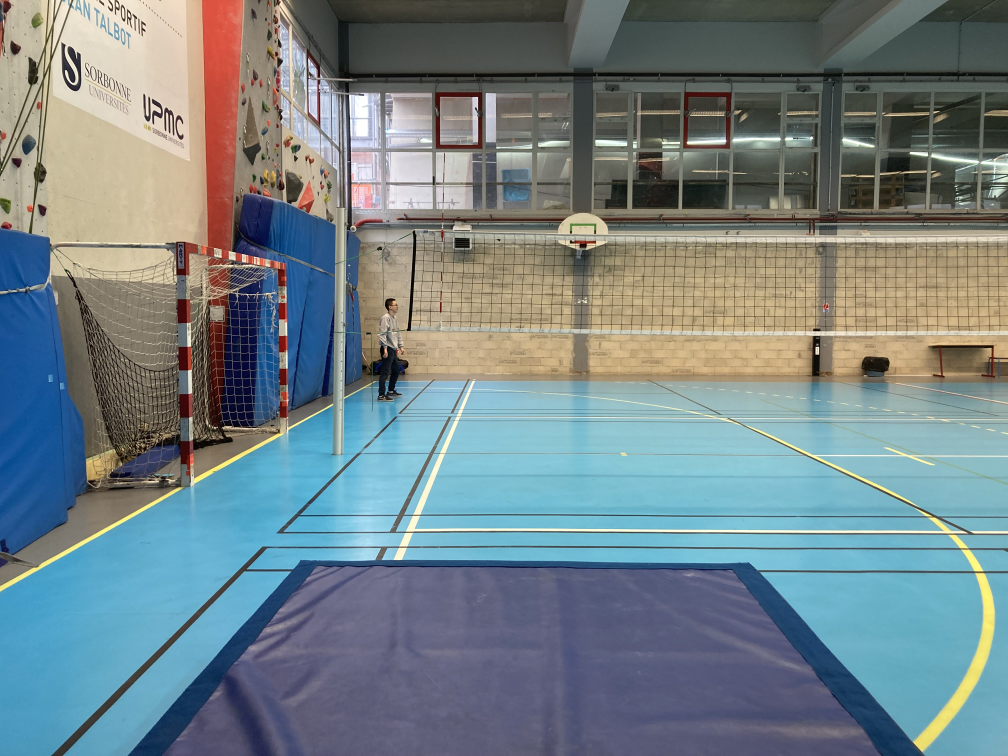
#> input picture ressources/MatImages/IMG_1.jpg, 4032 x 3024 px (shown at 1/4 size)
$ python -i replacement.py   (imports and definitions only)
#> lines starting #> are read from the running program, lines starting #| are printed output that depends on the picture; after the words box and inside, x2 and y2 are one past the last pixel; in counts of white or black regions, pixels touching at a corner belong together
#> further down, picture is the input picture: shape (3024, 4032, 3); mean B, G, R 135.6, 131.2, 116
import sys
import time
import cv2
import numpy as np
import pyttsx3

def preprocess(frame):
    blurred = cv2.GaussianBlur(frame, (21,21), 0)
    return blurred

# [25 lines left out: functions normalize_intensity, gamma_correction, getBlue, not called in this run]

def detect_mat(frame):
    preprocessed_frame = preprocess(frame)

    lower_blue = np.array([80, 0, 0])
    upper_blue = np.array([255, 100, 100])

    mask = cv2.inRange(preprocessed_frame, lower_blue, upper_blue)
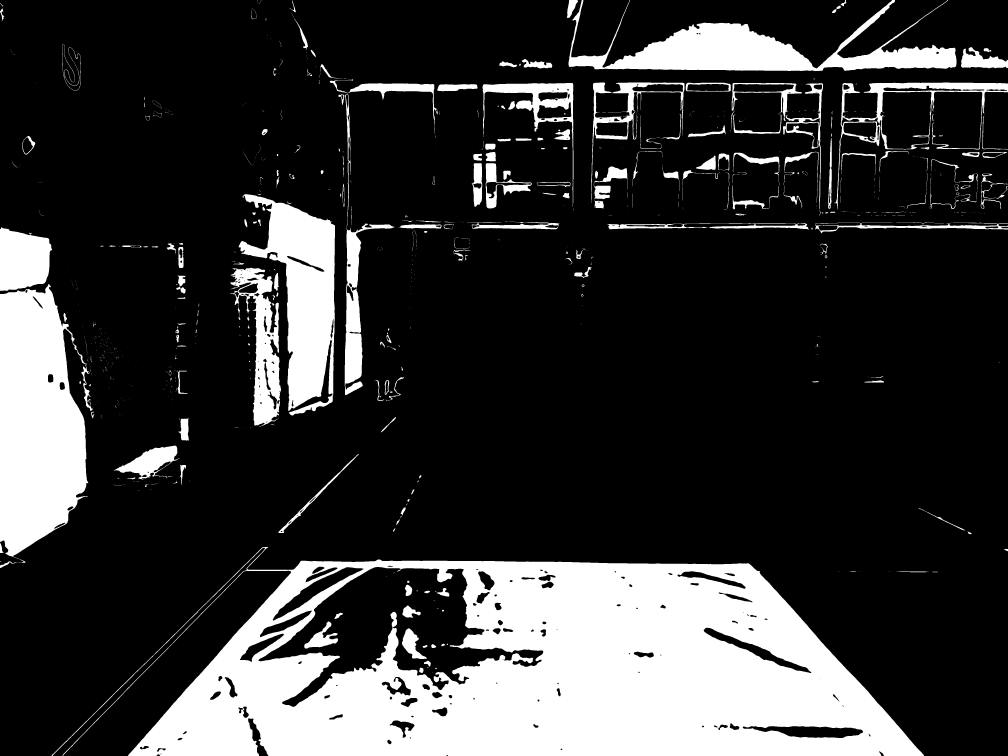
#> mask: shape (3024, 4032) (shown at 1/4 size); 21.3% white; 1132 white regions (848 under 20 px), largest, box (x1, y1, x2, y2) and area: (206, 2188, 3696, 3024) 1592295, (0, 1137, 372, 2251) 292100, (955, 777, 1340, 1662) 159372

    kernel = np.ones((9, 9), np.uint8)

    mask = cv2.morphologyEx(mask, cv2.MORPH_CLOSE, kernel)
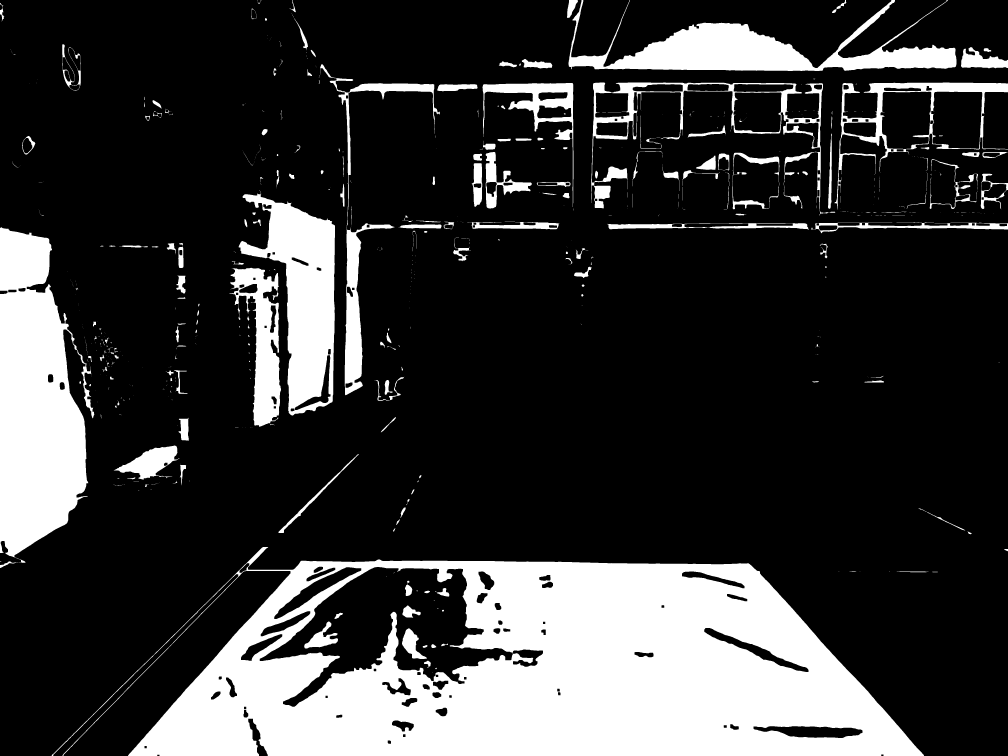
#> mask: shape (3024, 4032) (shown at 1/4 size); 21.8% white; 732 white regions (496 under 20 px)

    contours, _ = cv2.findContours(mask, cv2.RETR_EXTERNAL, cv2.CHAIN_APPROX_SIMPLE)
#> contours = 697 contours, 524 with area under 20; largest, box (x1, y1, x2, y2) and area: (206, 2188, 3696, 3024) 1935066, (0, 908, 378, 2251) 336799, (955, 761, 1340, 1662) 169048, (2274, 0, 3826, 284) 151203, (3338, 330, 4032, 839) 130810

    contour_mask = np.zeros_like(mask)

    area_size = 10000
    max_contour = None
    max_contour_area = 0

    for contour in contours:
        area = cv2.contourArea(contour)

        if area > area_size:

            M = cv2.moments(contour)
            cX = int(M["m10"] / M["m00"])
            cY = int(M["m01"] / M["m00"])

            if max_contour is None:
                cv2.drawContours(contour_mask, [contour], -1, (255), -1)
                max_contour = contour
                max_contour_area = area
            else:
                max_cX = int(cv2.moments(max_contour)["m10"] / cv2.moments(max_contour)["m00"])
                max_cY = int(cv2.moments(max_contour)["m01"] / cv2.moments(max_contour)["m00"])
                distance_to_max = np.sqrt((cX - max_cX) ** 2 + (cY - max_cY) ** 2)

                if distance_to_max < 1000:
                    max_contour_area += area
                    cv2.drawContours(contour_mask, [contour], -1, (255), -1)
#> this loop made 697 passes
#> (area, cX, cY, distance_to_max) on passes 45, 271, 323, 327, 328, 329, 438, 536, 628, 630, 631, 646: (16345, 603, 1847, 1705.7), (61849, 1050, 1366, 1672.3), (336799, 140, 1606, 2227.5), (13677.5, 2845, 903, 1918.8), (36608.5, 1416, 1248, 1576.7), (13315, 3641, 904, 2345.8), (169047.5, 1217, 1194, 1718.4), (13601, 1996, 729, 1943.6), (37266, 2171, 411, 2260.2), (130809.5, 3687, 463, 2720.1), (119287, 2814, 460, 2323.4), (15671, 1511, 397, 2347.3)
#> (area, cX, cY, max_contour_area) on pass 10: (1935066.5, 2097, 2670, 1935066.5)
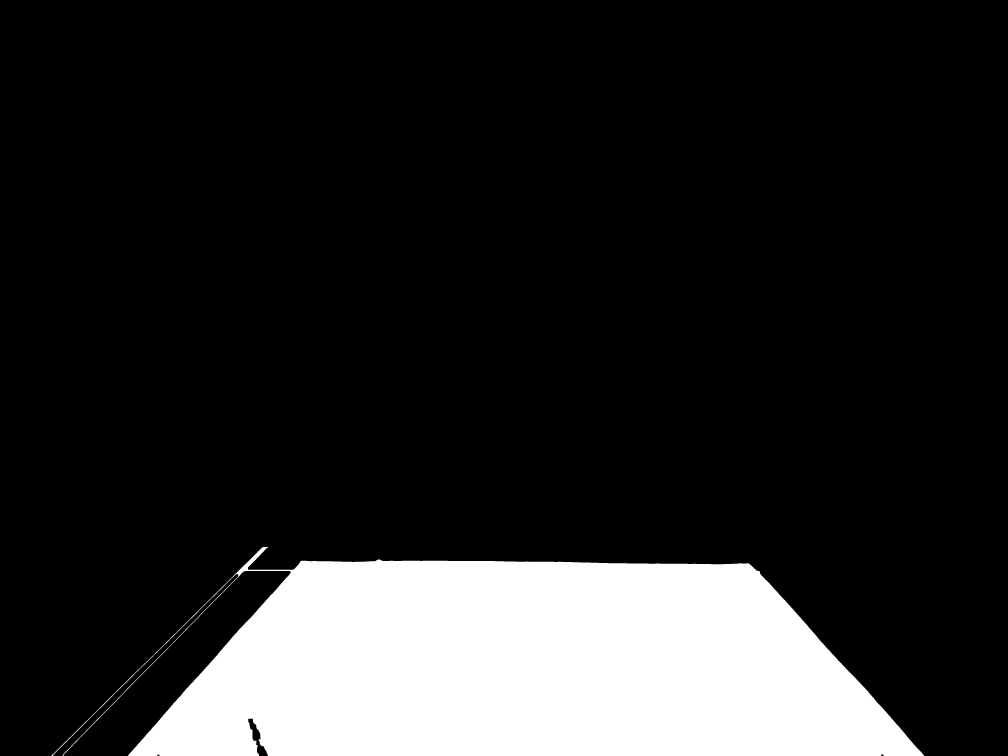
#> contour_mask: shape (3024, 4032) (shown at 1/4 size); 15.9% white; 1 white region, box (x1, y1, x2, y2) and area: (206, 2188, 3696, 3024) 1940286
#> after the loop, max_contour = contour of 855 points, box (x1, y1, x2, y2) (206, 2188, 3696, 3024), area 1935066; max_contour_area = 1935066.5

    if max_contour is None:
        return None

    epsilon = 0.02 * cv2.arcLength(max_contour, True)
#> epsilon = 246.5
    poly = cv2.approxPolyDP(max_contour, epsilon, True)
#> poly = [[206, 3023], [983, 2283], [512, 3023], [3695, 3021], [2993, 2253], [1052, 2188]]
    x, y, w, h = cv2.boundingRect(poly)
#> x = 206; y = 2188; w = 3490; h = 836

    cv2.rectangle(frame, (x, y), (x + w, y + h), (0, 255, 0), 4)
    cv2.polylines(frame, [poly], isClosed=True, color=(255, 0, 0), thickness=4)

    cv2.imshow("Contours detected", contour_mask)

    return x, y, w, h

# [191 lines left out: functions merge_close_rectangles, calculate_roi_from_lines, calculate_weighted_centroid, adjust_position, live_capture, video and 3 more, not called in this run]

# [2 lines not run here, left out]

>>> import cv2
>>> picture = cv2.imread('ressources/MatImages/IMG_1.jpg')
>>> result = detect_mat(picture)
#> result = (206, 2188, 3490, 836)

$ run again, on ressources/MatImages/IMG_2.jpg
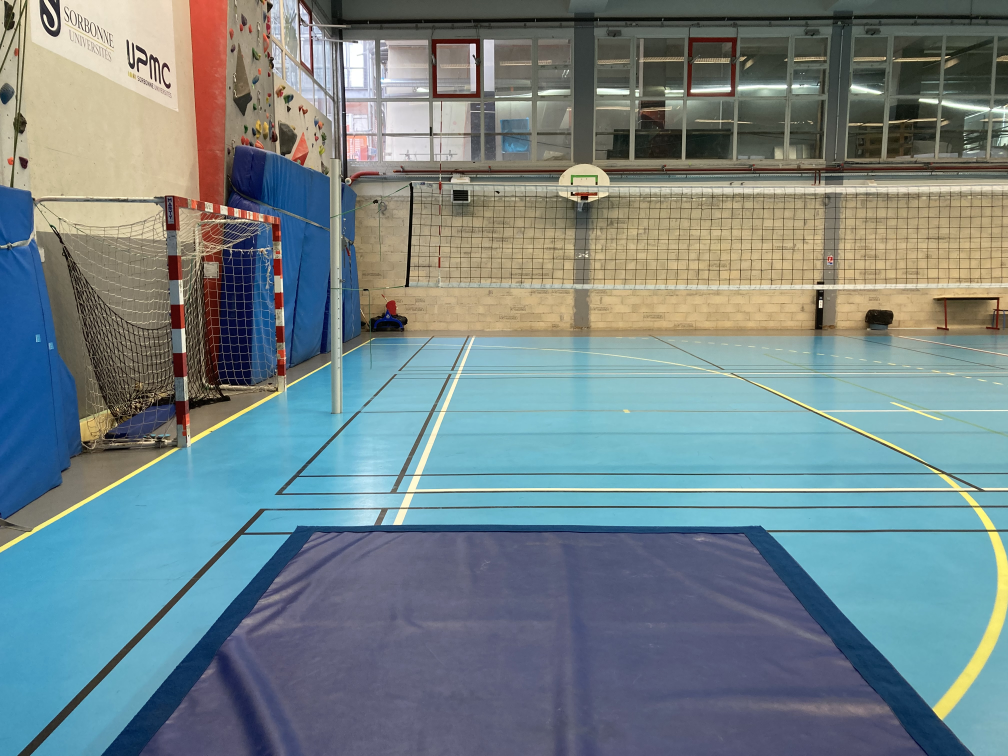
#> input picture ressources/MatImages/IMG_2.jpg, 4032 x 3024 px (shown at 1/4 size)
#> picture is the input picture: shape (3024, 4032, 3); mean B, G, R 135.6, 132.3, 115.7
#> in detect_mat, `mask = cv2.morphologyEx(mask, cv2.MORPH_CLOSE, kernel)`:
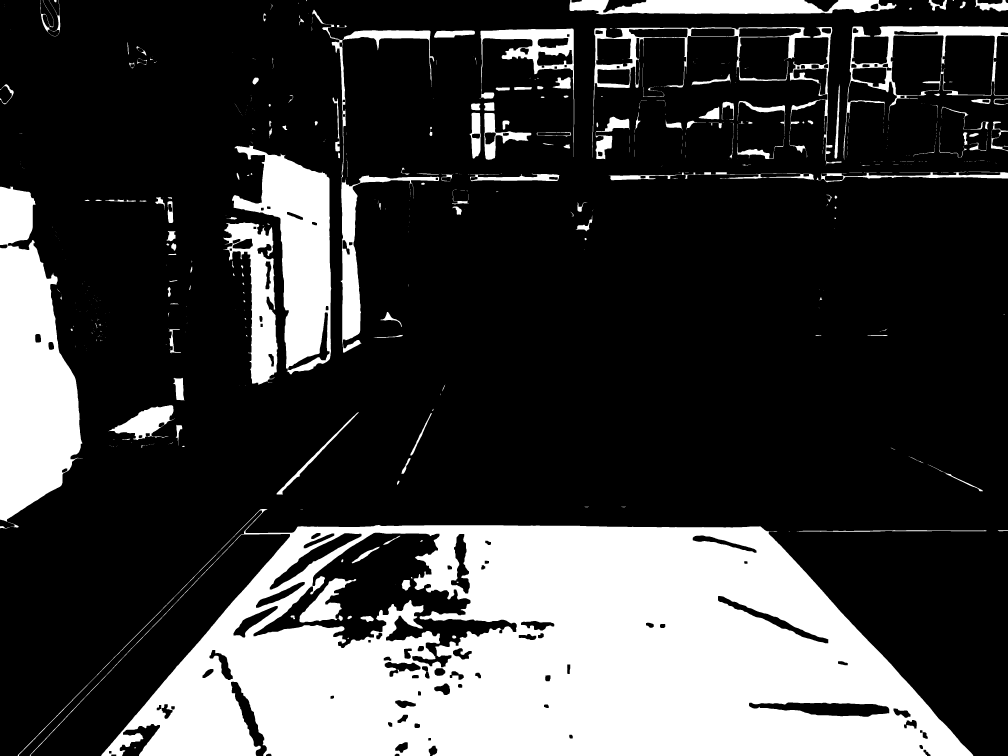
#> mask: shape (3024, 4032) (shown at 1/4 size); 24.7% white; 665 white regions (443 under 20 px)
#> contours = 645 contours, 484 with area under 20; largest, box (x1, y1, x2, y2) and area: (71, 2036, 3893, 3024) 2437608, (0, 744, 331, 2110) 287561, (928, 581, 1325, 1498) 175295, (3374, 104, 4032, 639) 135370, (2369, 108, 3243, 630) 67384
#> the loop in detect_mat, `for contour in contours:` made 645 passes
#> (area, cX, cY, distance_to_max) on passes 43, 177, 229, 343, 464, 611, 613, 614: (16786, 586, 1688, 1809.7), (63606.5, 1034, 1190, 1800.6), (287561, 122, 1482, 2314.8), (175295, 1199, 1016, 1851), (11124, 1989, 543, 2069.9), (39707, 2155, 194, 2413), (16958, 3260, 308, 2555.1), (67384, 2663, 195, 2467)
#> after the loop in detect_mat, `for contour in contours:`:
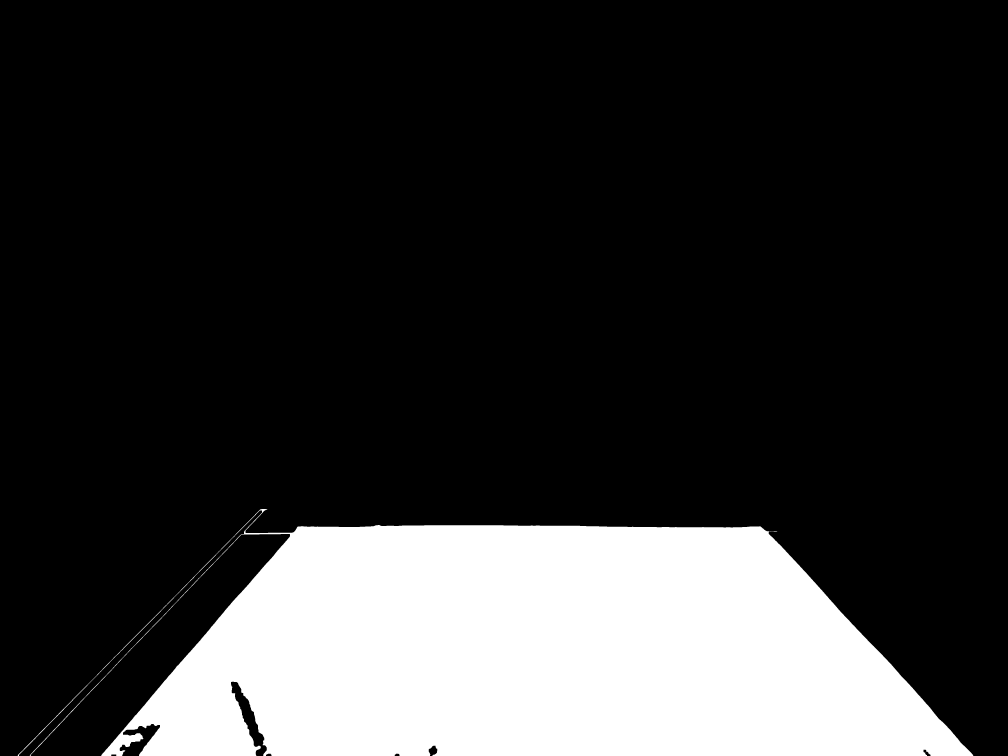
#> contour_mask: shape (3024, 4032) (shown at 1/4 size); 20% white; 1 white region, box (x1, y1, x2, y2) and area: (71, 2036, 3893, 3024) 2444100
#> after the loop in detect_mat, `for contour in contours:`: max_contour = contour of 1557 points, box (x1, y1, x2, y2) (71, 2036, 3893, 3024), area 2437608; max_contour_area = 2437608.5
#> epsilon = 308.9
#> poly = [[71, 3021], [1047, 2041], [119, 3023], [1123, 2135], [405, 3023], [3892, 3023], [3108, 2124], [1062, 2036]]
#> x = 71; y = 2036; w = 3822; h = 988
#> result = (71, 2036, 3822, 988)

$ run again, on ressources/MatImages/IMG_3.jpg
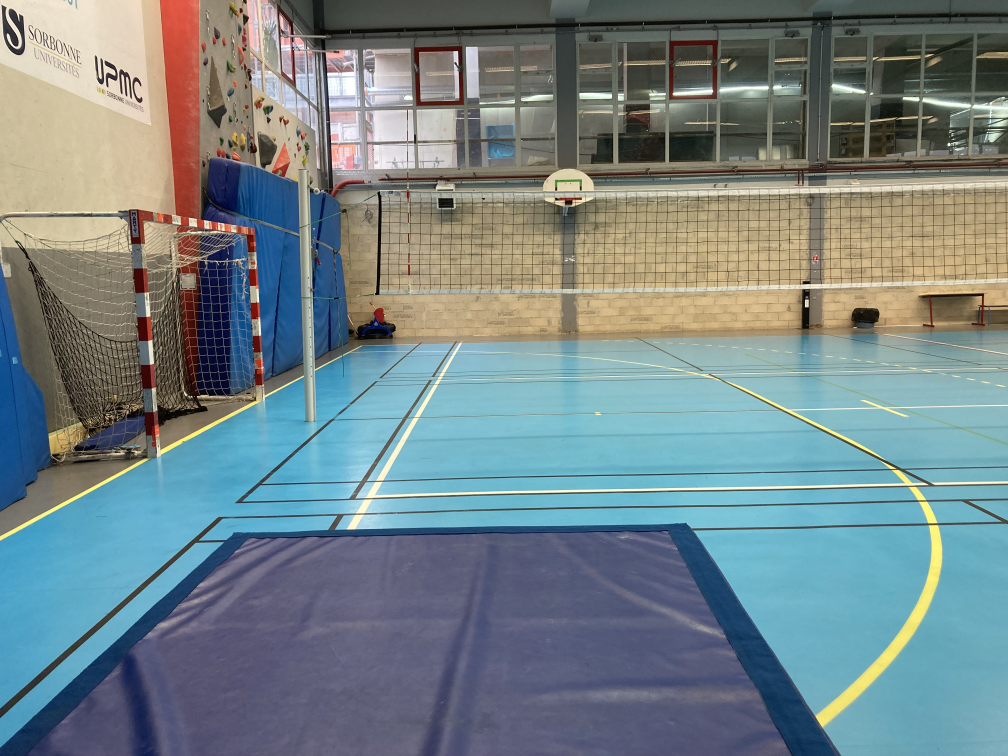
#> input picture ressources/MatImages/IMG_3.jpg, 4032 x 3024 px (shown at 1/4 size)
#> picture is the input picture: shape (3024, 4032, 3); mean B, G, R 135.9, 132.6, 117
#> in detect_mat, `mask = cv2.morphologyEx(mask, cv2.MORPH_CLOSE, kernel)`:
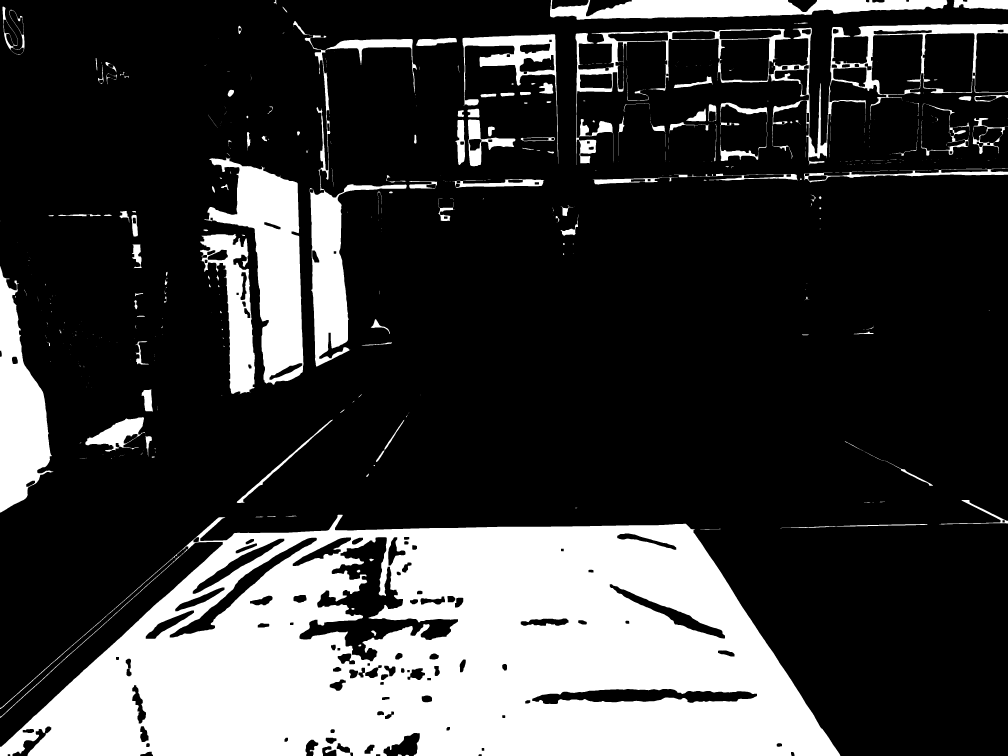
#> mask: shape (3024, 4032) (shown at 1/4 size); 23.7% white; 605 white regions (405 under 20 px)
#> contours = 594 contours, 448 with area under 20; largest, box (x1, y1, x2, y2) and area: (0, 2059, 3361, 3024) 2356960, (2302, 96, 4032, 661) 246368, (816, 629, 1214, 1539) 159566, (0, 1065, 214, 2050) 115116, (1219, 141, 1667, 1466) 99780
#> the loop in detect_mat, `for contour in contours:` made 594 passes
#> (area, cX, cY, distance_to_max) on passes 50, 182, 195, 284, 336, 434, 581, 582: (14947, 475, 1734, 1552.7), (115116, 74, 1646, 1939.5), (63516, 941, 1231, 1602.3), (11145, 3650, 695, 2692.7), (159565.5, 1090, 1054, 1692.9), (12245.5, 1927, 569, 2048.1), (99780.5, 1337, 948, 1714.2), (41768.5, 2077, 223, 2408.4)
#> after the loop in detect_mat, `for contour in contours:`:
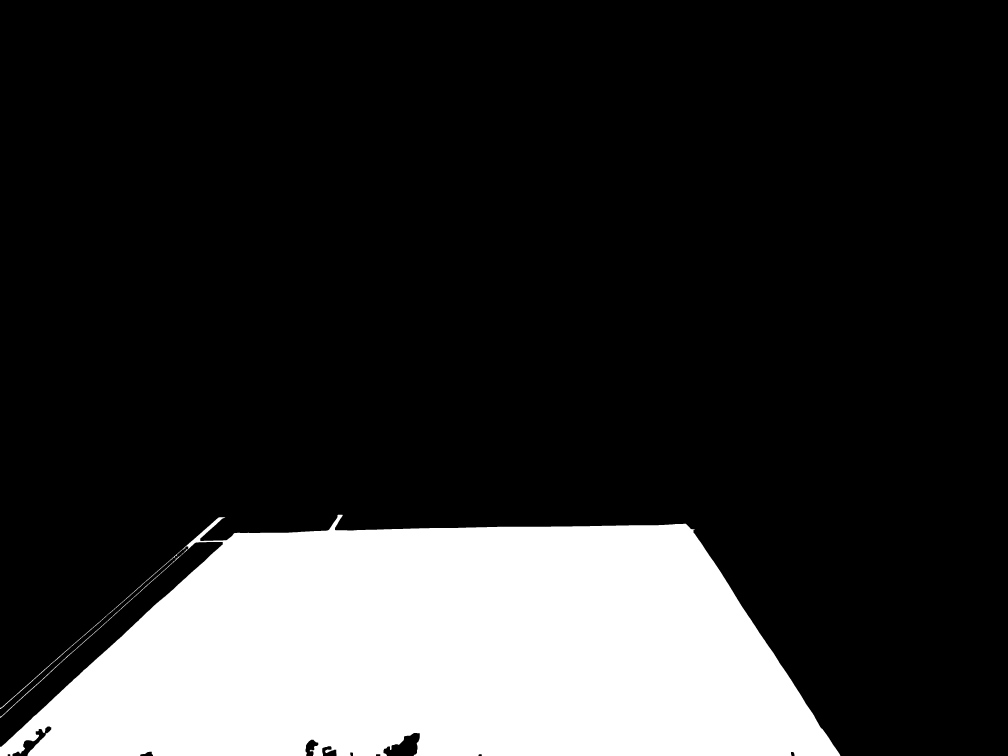
#> contour_mask: shape (3024, 4032) (shown at 1/4 size); 19.4% white; 1 white region, box (x1, y1, x2, y2) and area: (0, 2059, 3361, 3024) 2362805
#> after the loop in detect_mat, `for contour in contours:`: max_contour = contour of 2263 points, box (x1, y1, x2, y2) (0, 2059, 3361, 3024), area 2356960; max_contour_area = 2356960
#> epsilon = 273.7
#> poly = [[0, 2831], [890, 2167], [0, 3023], [3360, 3023], [2743, 2095], [877, 2069]]
#> x = 0; y = 2069; w = 3361; h = 955
#> result = (0, 2069, 3361, 955)
